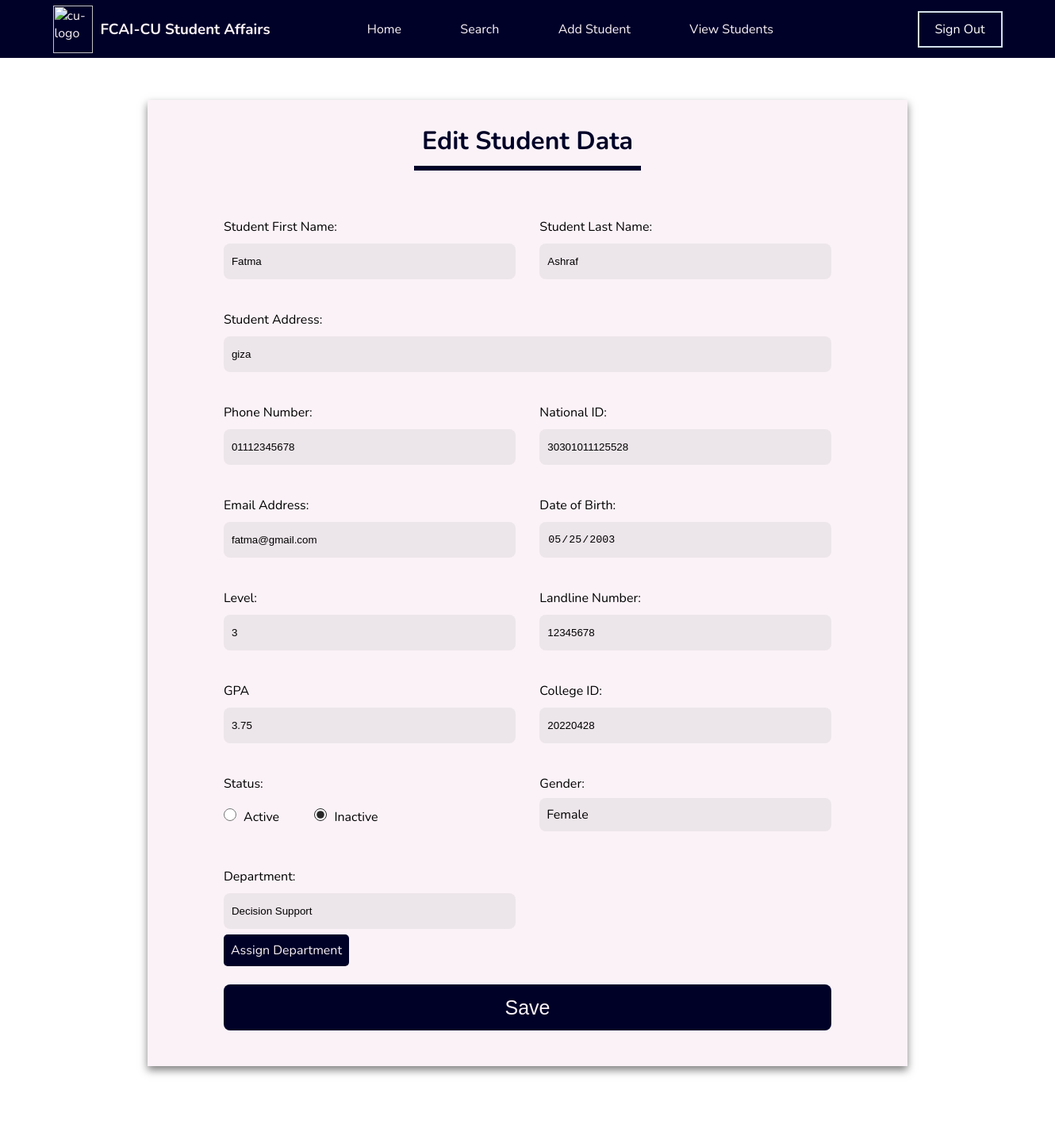
Before: /edit_student/20220428 (upper part) with the older database file.
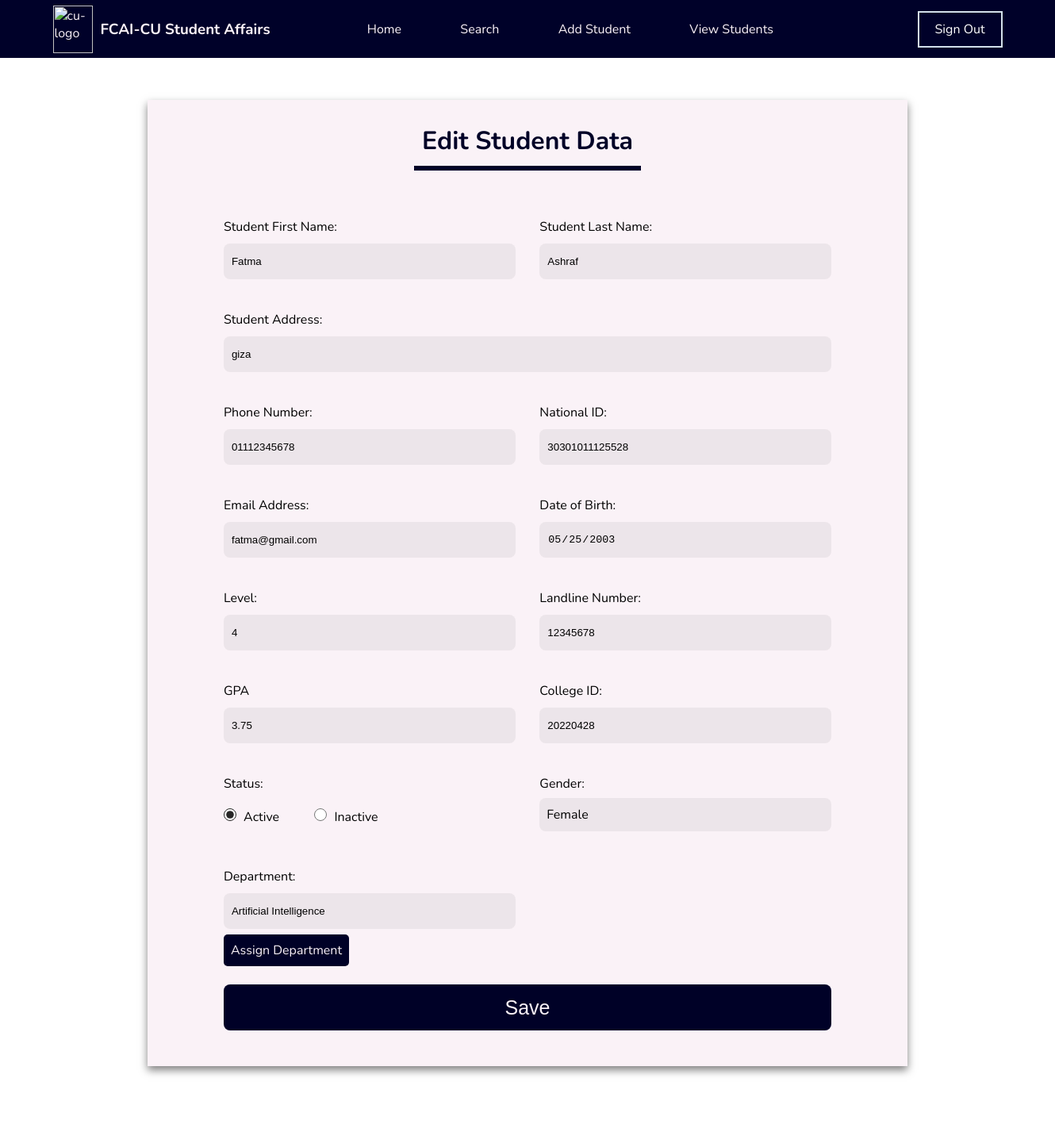
After: the same page with the newer database file.
### student_affairs_app/models.py (models this page shows, shortened)
class Student(models.Model):
    department = [
        ('General', 'general'),
        ('Computer science', 'computer Science'),
        ('Information system', 'information System'),
        ('Internet technology', 'internet Technology'),
        ('Artificial Intelligence', 'artificial intelligence'),
        ('Decision Support', 'decision support'),
    ]
    status = [
        ('Active', 'Active'),
        ('Inactive', 'Inactive'),
    ]
    gender = [
        ('Male', 'male'),
        ('Female', 'female'),
    ]
    student_first_name = models.CharField(max_length=50)
    student_id = models.IntegerField(
        validators=[MaxValueValidator(99999999)], unique=True)
    student_last_name = models.CharField(max_length=50)
    student_address = models.CharField(max_length=500)
    student_phone = models.CharField(max_length=11, unique=True)
    student_email = models.CharField(max_length=50, unique=True)
    student_level = models.IntegerField(validators=[MaxValueValidator(4)])
    student_gpa = models.DecimalField(max_digits=3, decimal_places=2)
    student_dep = models.CharField(max_length=50, choices=department)
    student_gender = models.CharField(max_length=6, choices=gender)
    student_status = models.CharField(max_length=8, choices=status)
    student_naitonal_id = models.CharField(max_length=14, unique=True)
    student_landline = models.CharField(max_length=10, null=True, blank=True)
    student_dob = models.DateField(verbose_name='Date of Birth')

### student_affairs_app/views.py (the view, shortened to what this page needs)
# urls.py: path('edit_student/<int:studentID>',
def edit_student(request, studentID):
    student = Student.objects.get(student_id=studentID)
    context = {'student': student}
    return render(request, 'pages/edit_student.html', context)

### templates/pages/edit_student.html (shortened to what this page needs)
{% extends 'base.html' %} {% load static %} {% block stylesheet %}
<link rel="stylesheet" href="{% static 'stylesheets/editS_style.css' %}" />
{% endblock %}  {% block content %}
<div class="container">
  <div class="editStudentForm">
    <header>
      <h1 class="header">Edit Student Data</h1>
    </header>
    <form action="" method="POST">
      <div class="name-div">
        <div class="fname">
          <label for="fname">Student First Name:</label>
          <input
            type="text"
            id="fname"
            value="{{ student.student_first_name }}"
            name="fname"
            readonly
          />
        </div>
        <div class="lname">
          <label for="lname">Student Last Name:</label>
          <input
            type="text"
            id="lname"
            value="{{ student.student_last_name }}"
            name="lname"
            readonly
          />
        </div>
      </div>
      <div class="field">
        <label for="address">Student Address: </label>
        <input
          type="text"
          name="address"
          value="{{ student.student_address }}"
          id="address"
        />
      </div>
      <div class="form-sides">
        <div class="leftColumn">
          <div class="field">
            <label for="phone">Phone Number: </label>
            <input
              type="text"
              name="phone"
              value="{{ student.student_phone }}"
              id="phone"
            />
          </div>
          <div class="field">
            <label for="email">Email Address: </label>
            <input
              type="email"
              name="email"
              value="{{ student.student_email }}"
              id="email"
            />
          </div>
          <div class="field">
            <label for="level">Level: </label>
            <input
              type="number"
              name="level"
              value="{{ student.student_level }}"
              id="level"
            />
          </div>
          <div class="field">
            <label for="gpa">GPA </label>
            <input
              type="number"
              name="gpa"
              value="{{ student.student_gpa }}"
              step="0.01"
              id="gpa"
            />
          </div>
          {% if student.student_status == 'Active' %}
          <div class="field">
            <label> Status:</label>
            <div class="active-status">
              <input
                type="radio"
                name="status"
                id="active"
                value="Active"
                checked
              />
              <label class="active" for="active">Active</label>
            </div>
            <div class="inactive-status">
              <input
                type="radio"
                name="status"
                id="inactive"
                value="Inactive"
              />
              <label class="inactive" for="inactive">Inactive</label>
            </div>
          </div>
          {% else %}
          <div class="field">
            <label> Status:</label>
            <div class="active-status">
              <input type="radio" name="status" id="active" value="Active" />
              <label class="active" for="active">Active</label>
            </div>
            <div class="inactive-status">
              <input
                type="radio"
                name="status"
                id="inactive"
                value="Inactive"
                checked
              />
              <label class="inactive" for="inactive">Inactive</label>
            </div>
          </div>
          {% endif %}
          <div class="field">
            <label for="dep-input">Department: </label>
            <input
              type="text"
              name="dep"
              id="dep-input"
              value="{{ student.student_dep }}"
              readonly
            />
            {% if student.student_level >= 3 %}
            <div id="set-dep2">
              <a
                class="assignDep"
                href="edit_department/{{ student.student_id }}"
              >
                Assign Department
              </a>
            </div>
            {% endif %}
          </div>
        </div>
        <div class="rightColumn">
          <div class="field">
            <label for="nationalID">National ID: </label>
            <input
              type="text"
              name="natid"
              value="{{ student.student_naitonal_id }}"
              id="nationalID"
              readonly
            />
          </div>
          <div class="field">
            <label for="dob">Date of Birth: </label>
            <input
              type="date"
              name="dob"
              value="{{ student.student_dob|date:'Y-m-d' }}"
              id="dob"
              readonly
            />
          </div>
          <div class="field">
            <label for="landline">Landline Number: </label>
            <input
              type="text"
              name="landline"
              value="{{ student.student_landline }}"
              id="landline"
            />
          </div>
          <div class="field">
            <label for="id">College ID: </label>
            <input
              type="text"
              name="id"
              value="{{ student.student_id }}"
              id="id"
              readonly
            />
          </div>
          <label>Gender: </label>
          <div class="field">
            <div id="gender">{{ student.student_gender }}</div>
          </div>
        </div>
      </div>
      <input id="save" class="submit" type="submit" value="Save" />
    </form>
  </div>
</div>
 {% endblock %}

### templates/base.html (shortened to what this page needs)
{% load static %}
<html>
    <head>
        <link rel="stylesheet" href="{% static 'fontawesome-free-6.3.0-web/css/all.css' %}">
        <link rel="stylesheet" href="{% static 'stylesheets/head_foot_style.css' %}">
        {% block stylesheet %} {% endblock %}
    </head>
    <body>
        {% include 'parts/nav.html' %}
        {% block content %} {% endblock %}
    </body>
</html>

### templates/parts/nav.html (shortened to what this page needs)
{% load static %}
<nav>
    <div class="nav-container">
      <div class="cu-logo">
        <img class="logo" src="{% static 'images/Cairo_University_logo.png' %}" width="50px" height="60px" alt="cu-logo" />
        <h3>FCAI-CU Student Affairs</h3>
      </div>
      <div class="nav-media">
        <div class="nav-content">
          <ul type="none">
            <li><a href="{% url 'index' %}">Home</a></li>
            <li><a href="{% url 'search'  %}">Search</a></li>
           <li><a href="{% url 'add_student' %}" class="add">Add Student</a></li>
            <li><a href="{% url 'view' %}">View Students</a></li>
          </ul>
        </div>
        <div>
          <a href="{% url 'login' %}" class="sign" style="padding: 10px 20px">Sign Out</a>
        </div>
      </div>
    </div>
  </nav>

### templates/parts/footer.html (shortened to what this page needs)
{% load static %}

### student_affairs/static/stylesheets/head_foot_style.css (style rules this page uses)
:root { --nav_main_color: #000129; --nav_second_color: #D3E0EA; }
* { box-sizing: border-box; padding: 0; margin: 0; }
body { min-height: 100vh; display: flex; flex-direction: column; overflow-x: hidden; background-image: url(../images/Cairo-University.png); backdrop-filter: blur(5px); background-position: center; background-repeat: no-repeat; background-size: cover; font-family: 'Nunito', sans-serif; }
.container { width: 80%; margin: 0 auto; min-height: 100vh; }
.nav-media { display: flex; justify-content: space-between; width: 70%; }
.nav-container { width: 90%; display: flex; align-items: center; padding: 0.5% 0; margin: auto; justify-content: space-between; }
nav { background-color: var(--nav_main_color); color: #faf2f7; }
.cu-logo { display: flex; align-items: center; }
.cu-logo h3 { margin-left: 10px; }
.nav-content { width: 70%; }
.nav-content ul { display: flex; width: 100%; justify-content: space-around; }
.nav-content ul li a { padding-bottom: 8px; color: #faf2f7; text-decoration: none; transition: all 0.3s ease; z-index: 1; position: relative; }
.nav-content ul li a:before { border-bottom: 4px solid var(--nav_second_color); top: 0; left: 0; right: 100%; bottom: 0; content: ""; position: absolute; }
.sign { color: white; text-decoration: none; padding: 10px 20px; border: 2px solid var(--nav_second_color); transition: all 0.3s ease; z-index: 1; position: relative; }
.sign:before { background-color: var(--nav_second_color); top: 0; left: 50%; right: 50%; bottom: 0; content: ""; position: absolute; }

### student_affairs/static/stylesheets/editS_style.css (style rules this page uses)
.header { text-align: center; margin: 20px; padding: 10px; color: #000127; border-bottom: 6px solid #000127; transition: all 0.3s ease-out; }
.editStudentForm { width: auto; margin: 5%; display: flex; align-items: center; flex-direction: column; background-color: #faf2f7f2; box-shadow: 0px 5px 10px 0px rgba(0, 0, 0, 0.5); margin-bottom: 200px; }
form { display: flex; flex-direction: column; margin: 40px 0; width: 80%; }
input { background-color: rgba(57, 57, 57, 0.07); padding: 10px; border-radius: 8px; border: none; width: 100%; margin: 10px 20px 5px 0; height: 45px; cursor: pointer; }
input[type="radio"] { margin: 20px 5px; margin-left: 0; accent-color: #272626; height: 1rem; width: 1rem; display: inline; }
.name-div { display: flex; width: 100%; justify-content: space-between; }
.form-sides { display: flex; justify-content: space-between; }
.editStudentForm form .name-div { display: flex; width: 100%; justify-content: space-between; }
form .name-div .fname, form .name-div .lname { width: 48%; }
.field, .fname, .lname { height: 117px; }
.leftColumn { width: 48%; }
.rightColumn { width: 48%; }
label { display: block; }
a:link { text-decoration: none; padding: 6px; }
.active-status, .inactive-status { display: inline; align-items: center; height: inherit; }
.active, .inactive { display: inline; }
.active { margin-right: 40px; }
.assignDep { background-color: #000127; color: #faf2f7; border: 3px solid transparent; margin-top: 15px; transition: all 0.3s ease; border-radius: 5px; height: 40px; width: 160px; font-size: 16px; }
#set-dep, #set-dep2 { margin-top: 11px; }
.submit { background-color: #000127; color: #faf2f7; border: 3px solid transparent; margin-top: 30px; transition: all 0.3s ease; border-radius: 8px; height: 58px; font-size: 25px; }
#gender { background-color: rgba(57, 57, 57, 0.07); padding: 10px 0; padding-left: 9px; border-radius: 8px; width: 100%; margin-top: 7px; }

Changed rows visible on the page:
changed Student "Female": level "3" → "4"; student_status "Inactive" → "Active" (drawn); dep "Decision Support" → "Artificial Intelligence"
Other visible differences:
form field status: (not shown) → "☑ Active"
form field status: (not shown) → "☐ Inactive"
form field status: "☐ Active" → (not shown)
form field status: "☑ Inactive" → (not shown)
